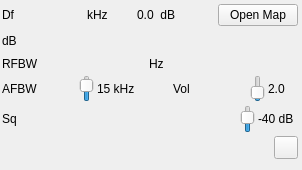
<?xml version="1.0" encoding="UTF-8"?>
<ui version="4.0">
 <class>RDFDemodGUI</class>
 <widget class="RollupContents" name="RDFDemodGUI">
  <property name="geometry">
   <rect>
    <x>0</x>
    <y>0</y>
    <width>302</width>
    <height>170</height>
   </rect>
  </property>
  <property name="sizePolicy">
   <sizepolicy hsizetype="Expanding" vsizetype="Fixed">
    <horstretch>0</horstretch>
    <verstretch>0</verstretch>
   </sizepolicy>
  </property>
  <property name="minimumSize">
   <size>
    <width>302</width>
    <height>170</height>
   </size>
  </property>
  <property name="maximumSize">
   <size>
    <width>560</width>
    <height>170</height>
   </size>
  </property>
  <property name="font">
   <font>
    <family>Liberation Sans</family>
    <pointsize>9</pointsize>
   </font>
  </property>
  <property name="windowTitle">
   <string>RDF Demodulator</string>
  </property>
  <widget class="QWidget" name="settingsContainer" native="true">
   <property name="geometry">
    <rect>
     <x>0</x>
     <y>0</y>
     <width>300</width>
     <height>161</height>
    </rect>
   </property>
   <property name="minimumSize">
    <size>
     <width>300</width>
     <height>0</height>
    </size>
   </property>
   <property name="windowTitle">
    <string>Settings</string>
   </property>
   <layout class="QVBoxLayout" name="verticalLayout">
    <property name="spacing">
     <number>3</number>
    </property>
    <property name="leftMargin">
     <number>2</number>
    </property>
    <property name="topMargin">
     <number>2</number>
    </property>
    <property name="rightMargin">
     <number>2</number>
    </property>
    <property name="bottomMargin">
     <number>2</number>
    </property>
    <item>
     <layout class="QHBoxLayout" name="deltaFreqPowLayout">
      <property name="topMargin">
       <number>2</number>
      </property>
      <item>
       <layout class="QHBoxLayout" name="deltaFreqiencyLayout">
        <item>
         <widget class="QLabel" name="deltaFrequencyLabel">
          <property name="minimumSize">
           <size>
            <width>16</width>
            <height>0</height>
           </size>
          </property>
          <property name="text">
           <string>Df</string>
          </property>
         </widget>
        </item>
        <item>
         <widget class="ValueDialZ" name="deltaFrequency" native="true">
          <property name="sizePolicy">
           <sizepolicy hsizetype="Maximum" vsizetype="Maximum">
            <horstretch>0</horstretch>
            <verstretch>0</verstretch>
           </sizepolicy>
          </property>
          <property name="minimumSize">
           <size>
            <width>32</width>
            <height>16</height>
           </size>
          </property>
          <property name="font">
           <font>
            <family>Liberation Mono</family>
            <pointsize>12</pointsize>
           </font>
          </property>
          <property name="cursor">
           <cursorShape>PointingHandCursor</cursorShape>
          </property>
          <property name="focusPolicy">
           <enum>Qt::FocusPolicy::NoFocus</enum>
          </property>
          <property name="toolTip">
           <string>&lt;html&gt;&lt;head/&gt;&lt;body&gt;&lt;p&gt;Frequency from Device&lt;/p&gt;&lt;/body&gt;&lt;/html&gt;</string>
          </property>
         </widget>
        </item>
        <item>
         <widget class="QLabel" name="deltaUnits">
          <property name="text">
           <string>kHz </string>
          </property>
         </widget>
        </item>
       </layout>
      </item>
      <item>
       <layout class="QHBoxLayout" name="channelPowerLayout">
        <item>
         <widget class="QLabel" name="channelPower">
          <property name="toolTip">
           <string>Channel power</string>
          </property>
          <property name="layoutDirection">
           <enum>Qt::LayoutDirection::LeftToRight</enum>
          </property>
          <property name="text">
           <string>0.0</string>
          </property>
         </widget>
        </item>
        <item>
         <widget class="QLabel" name="channelPowerUnits">
          <property name="text">
           <string> dB</string>
          </property>
         </widget>
        </item>
        <item>
         <spacer name="horizontalSpacer">
          <property name="orientation">
           <enum>Qt::Orientation::Vertical</enum>
          </property>
          <property name="sizeHint" stdset="0">
           <size>
            <width>40</width>
            <height>20</height>
           </size>
          </property>
         </spacer>
        </item>
        
        <item>
         <widget class="QPushButton" name="btnMap">
          <property name="text">
           <string>Open Map</string>
          </property>
         </widget>
        </item>
       </layout>
      </item>
     </layout>
    </item>
    <item>
     <layout class="QHBoxLayout" name="levelMeterLAyout">
      <item>
       <widget class="QLabel" name="channelPowerMeter_2">
        <property name="text">
         <string>dB</string>
        </property>
       </widget>
      </item>
      <item>
       <widget class="LevelMeterSignalDB" name="channelPowerMeter" native="true">
        <property name="sizePolicy">
         <sizepolicy hsizetype="MinimumExpanding" vsizetype="Preferred">
          <horstretch>0</horstretch>
          <verstretch>0</verstretch>
         </sizepolicy>
        </property>
        <property name="minimumSize">
         <size>
          <width>0</width>
          <height>24</height>
         </size>
        </property>
        <property name="font">
         <font>
          <family>Liberation Mono</family>
          <pointsize>8</pointsize>
         </font>
        </property>
        <property name="toolTip">
         <string>Level meter (dB) top trace: average, bottom trace: instantaneous peak, tip: peak hold</string>
        </property>
       </widget>
      </item>
     </layout>
    </item>
    <item>
     <layout class="QHBoxLayout" name="afBandwidthLayout">
      <item>
       <widget class="QLabel" name="rfBWLabel">
        <property name="text">
         <string>RFBW</string>
        </property>
       </widget>
      </item>
      <item>
       <widget class="ValueDial" name="rfBW" native="true">
        <property name="sizePolicy">
         <sizepolicy hsizetype="Maximum" vsizetype="Maximum">
          <horstretch>0</horstretch>
          <verstretch>0</verstretch>
         </sizepolicy>
        </property>
        <property name="minimumSize">
         <size>
          <width>32</width>
          <height>16</height>
         </size>
        </property>
        <property name="font">
         <font>
          <family>Liberation Mono</family>
          <pointsize>12</pointsize>
          <bold>false</bold>
         </font>
        </property>
        <property name="toolTip">
         <string>RF Bandwidth (Hz)</string>
        </property>
       </widget>
      </item>
      <item>
       <widget class="QLabel" name="rfBWUnits">
        <property name="text">
         <string>Hz</string>
        </property>
       </widget>
      </item>
      <item>
       <spacer name="horizontalSpacer_2">
        <property name="orientation">
         <enum>Qt::Orientation::Vertical</enum>
        </property>
        <property name="sizeHint" stdset="0">
         <size>
          <width>40</width>
          <height>20</height>
         </size>
        </property>
       </spacer>
      </item>
     </layout>
    </item>
    <item>
     <layout class="QHBoxLayout" name="volumeLayout">
      <item>
       <widget class="QLabel" name="afBWLabel">
        <property name="text">
         <string>AFBW</string>
        </property>
       </widget>
      </item>
      <item>
       <widget class="QSlider" name="afBW">
        <property name="toolTip">
         <string>Audio bandwidth</string>
        </property>
        <property name="minimum">
         <number>1</number>
        </property>
        <property name="maximum">
         <number>20</number>
        </property>
        <property name="pageStep">
         <number>1</number>
        </property>
        <property name="value">
         <number>15</number>
        </property>
       </widget>
      </item>
      <item>
       <widget class="QLabel" name="afBWText">
        <property name="minimumSize">
         <size>
          <width>50</width>
          <height>0</height>
         </size>
        </property>
        <property name="text">
         <string>15 kHz</string>
        </property>
       </widget>
      </item>
      <item>
       <widget class="QLabel" name="volumeLabel">
        <property name="text">
         <string>Vol</string>
        </property>
       </widget>
      </item>
      <item>
       <widget class="QSlider" name="volume">
        <property name="toolTip">
         <string>Volume</string>
        </property>
        <property name="maximum">
         <number>100</number>
        </property>
        <property name="pageStep">
         <number>1</number>
        </property>
        <property name="value">
         <number>20</number>
        </property>
       </widget>
      </item>
      <item>
       <widget class="QLabel" name="volumeText">
        <property name="minimumSize">
         <size>
          <width>30</width>
          <height>0</height>
         </size>
        </property>
        <property name="maximumSize">
         <size>
          <width>30</width>
          <height>16777215</height>
         </size>
        </property>
        <property name="text">
         <string>2.0</string>
        </property>
       </widget>
      </item>
     </layout>
    </item>
    <item>
     <layout class="QHBoxLayout" name="squelchLayout">
      
      <item>
       <widget class="QLabel" name="squelchLabel">
        <property name="text">
         <string>Sq</string>
        </property>
       </widget>
      </item>
      <item>
       <widget class="QSlider" name="squelch">
        <property name="toolTip">
         <string>Squelch</string>
        </property>
        <property name="minimum">
         <number>-100</number>
        </property>
        <property name="maximum">
         <number>0</number>
        </property>
        <property name="value">
         <number>-40</number>
        </property>
       </widget>
      </item>
      <item>
       <widget class="QLabel" name="squelchText">
        <property name="minimumSize">
         <size>
          <width>40</width>
          <height>0</height>
         </size>
        </property>
        <property name="maximumSize">
         <size>
          <width>40</width>
          <height>16777215</height>
         </size>
        </property>
        <property name="text">
         <string>-40 dB</string>
        </property>
       </widget>
      </item>
     </layout>
    </item>
    <item>
     <layout class="QHBoxLayout" name="horizontalLayout">
      
      <item>
       <spacer name="horizontalSpacer_3">
        <property name="orientation">
         <enum>Qt::Orientation::Horizontal</enum>
        </property>
        <property name="sizeHint" stdset="0">
         <size>
          <width>40</width>
          <height>20</height>
         </size>
        </property>
       </spacer>
      </item>
      <item>
       <widget class="QToolButton" name="audioMute">
        <property name="toolTip">
         <string>Left: audio mute Right: select audio device</string>
        </property>
        <property name="text">
         <string/>
        </property>
        <property name="icon">
         <iconset resource="../../../sdrgui/resources/res.qrc">
          <normaloff>:/sound_on.png</normaloff>
          <normalon>:/sound_off.png</normalon>:/sound_on.png</iconset>
        </property>
        <property name="checkable">
         <bool>true</bool>
        </property>
       </widget>
      </item>
     </layout>
    </item>
   </layout>
  </widget>
 </widget>
 <customwidgets>
  <customwidget>
   <class>ValueDial</class>
   <extends>QWidget</extends>
   <header>gui/valuedial.h</header>
   <container>1</container>
  </customwidget>
  <customwidget>
   <class>ValueDialZ</class>
   <extends>QWidget</extends>
   <header>gui/valuedialz.h</header>
   <container>1</container>
  </customwidget>
  <customwidget>
   <class>RollupContents</class>
   <extends>QWidget</extends>
   <header>gui/rollupcontents.h</header>
   <container>1</container>
  </customwidget>
  <customwidget>
   <class>LevelMeterSignalDB</class>
   <extends>QWidget</extends>
   <header>gui/levelmeter.h</header>
   <container>1</container>
  </customwidget>
 </customwidgets>
 <resources>
  <include location="../../../sdrgui/resources/res.qrc"/>
 </resources>
 <connections/>
</ui>
